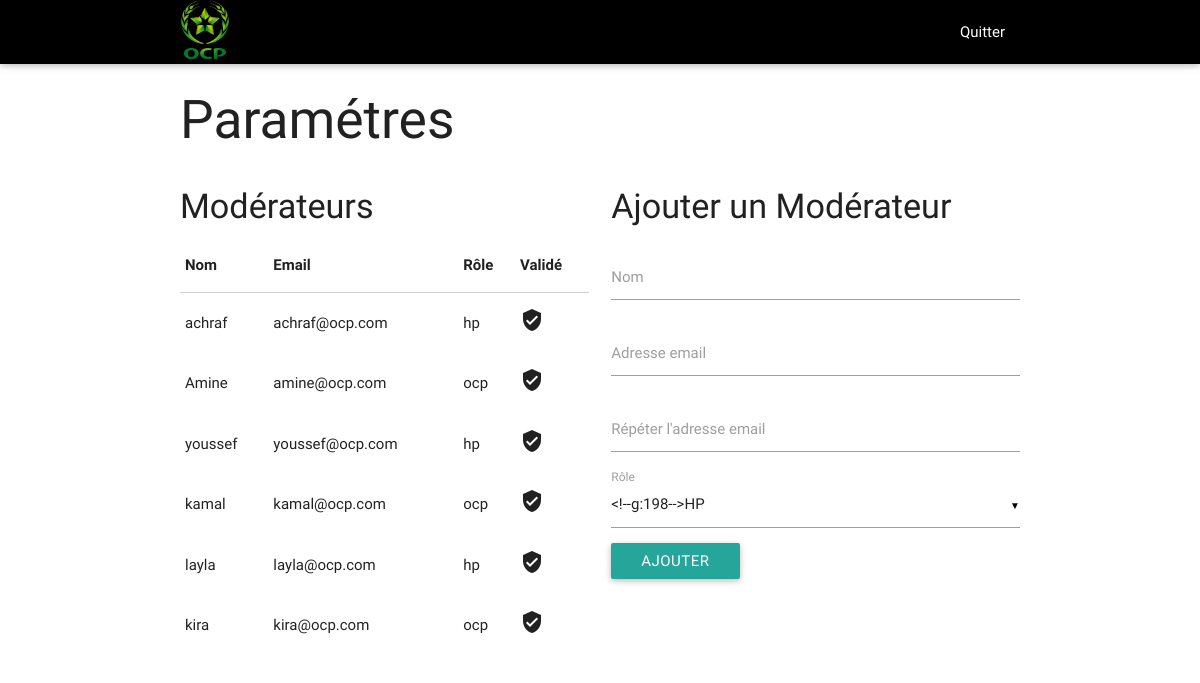
The app's page /index.php?page=admin (signed in) with its own data.
### tables this page shows
CREATE TABLE IF NOT EXISTS `user` (
  `id` int(11) NOT NULL AUTO_INCREMENT,
  `nom` varchar(255) NOT NULL,
  `email` varchar(255) NOT NULL,
  `pass` varchar(255) DEFAULT NULL,
  `rol` varchar(255) NOT NULL,
  `usmateriel` varchar(255) DEFAULT NULL,
  PRIMARY KEY (`id`)
);

### functions/admin.func.php (called while the page is built, shortened)
<?php
    function get_modos()
    {
        global $db;
        $req=$db->query("SELECT * FROM user WHERE rol='hp' OR rol='ocp' ");
        $results=[];
        while($rows = $req->fetchObject())
        {
            $results[]=$rows;
        }
        return $results;
    }
?>

### pages/admin.php (the view, shortened to what this page needs)
<h2>Paramétres</h2>
    <div class="row">
        <div class="col s6 m6 s12">
            <h4>Modérateurs</h4>
            <table>
                <thead>
                    <tr>
                        <th>Nom</th>
                        <th>Email</th>
                        <th>Rôle</th>
                        <th>Validé</th>
                    </tr>
                </thead>
                <tbody>
                    <?php
                        $modos= get_modos();
                        foreach($modos as $modo)
                        {
                    ?>
                        <tr>
                            <td><?=$modo->nom ?></td>
                            <td><?=$modo->email?></td>
                            <td><?=$modo->rol?></td>
                            <td><i class="material-icons"><?php echo (!empty($modo->pass))?"verified_user":"av_timer"?></i></td>
                        </tr>
                    <?php
                        }
                    ?>
                </tbody>
            </table>
        </div>
        <div class="col s6 m6 s12">
            <h4>Ajouter un Modérateur</h4>
            <form method="post">
                <div class="row">
                    <div class="input-field col s12">
                        <input type="text" name="name" id="name"/>
                        <label for="name">Nom</label>
                    </div>
                    <div class="input-field col s12">
                        <input type="email" name="email" id="email"/>
                        <label for="email">Adresse email</label>
                    </div>
                    <div class="input-field col s12">
                        <input type="email" name="email_rep" id="email_rep"/>
                        <label for="email_rep">Répéter l'adresse email</label>
                    </div>
                    <div class="input-field col s12">
                        <label for="role">Rôle</label>
                    </div>
                    <div class="col s12">
                        <button type="submit" name="post" class="btn">AJOUTER</button>
                    </div>
                </div>
            </form>
        </div>
    </div>

### index.php (shortened to what this page needs)
 <?php
 $pages=scandir('pages/');
 if(isset($_GET['page']) && !empty($_GET['page']))
 {
      if(in_array($_GET['page'].'.php',$pages))
      {
          $page=$_GET['page'];
      }
      else
      {
          $page="error";
      }
 }
 else
 {
      $page="login";
 }
?>
<!DOCTYPE html>
<html>
  <head>
    <link type="text/css" rel="stylesheet" href="css/materialize.css"  media="screen,projection"/>
  </head>
  <body>
      <?php
        include 'body/topbar.php';
      ?>
      <div class="container">
          <?php
              include 'pages/'.$page.'.php';
          ?>
      </div>
  </body>
</html>

### body/topbar.php (shortened to what this page needs)
<div class="navbar-fixed">
    <nav class="black"/>
        <div class="container">
            <div class="nav-wrapper">
                <a href="index.php?page=home" class="brand-logo"><img src="img/ocp.png" height="60" width="50"> </a>
                <?php
                if($page!="login" && $page!="new")
                {
                ?>
                <ul class="right hide-on-med-and-down">
                    <li><a href="index.php?page=logout">Quitter</a></li>
                </ul>
                <?php
                }
                ?>
            </div>
        </div>
</div>

### records on screen
user: nom "achraf", email "achraf@ocp.com", rol "hp"
user: nom "Amine", email "amine@ocp.com", rol "ocp"
user: nom "youssef", email "youssef@ocp.com", rol "hp"
user: nom "kamal", email "kamal@ocp.com", rol "ocp"
user: nom "layla", email "layla@ocp.com", rol "hp"
user: nom "kira", email "kira@ocp.com", rol "ocp"
